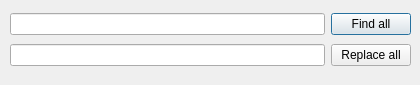
<?xml version="1.0" encoding="UTF-8"?>
<ui version="4.0">
 <class>MyFind</class>
 <widget class="QDialog" name="MyFind">
  <property name="geometry">
   <rect>
    <x>0</x>
    <y>0</y>
    <width>420</width>
    <height>85</height>
   </rect>
  </property>
  <property name="windowTitle">
   <string>Find or replace</string>
  </property>
  <widget class="QWidget" name="">
   <property name="geometry">
    <rect>
     <x>10</x>
     <y>10</y>
     <width>401</width>
     <height>61</height>
    </rect>
   </property>
   <layout class="QHBoxLayout" name="horizontalLayout">
    <item>
     <layout class="QVBoxLayout" name="verticalLayout">
      <item>
       <widget class="QLineEdit" name="findLine"/>
      </item>
      <item>
       <widget class="QLineEdit" name="replaceLine"/>
      </item>
     </layout>
    </item>
    <item>
     <layout class="QVBoxLayout" name="verticalLayout_2">
      <item>
       <widget class="QPushButton" name="findButton">
        <property name="text">
         <string>Find all</string>
        </property>
       </widget>
      </item>
      <item>
       <widget class="QPushButton" name="replaceButton">
        <property name="text">
         <string>Replace all</string>
        </property>
       </widget>
      </item>
     </layout>
    </item>
   </layout>
  </widget>
 </widget>
 <resources/>
 <connections/>
</ui>
